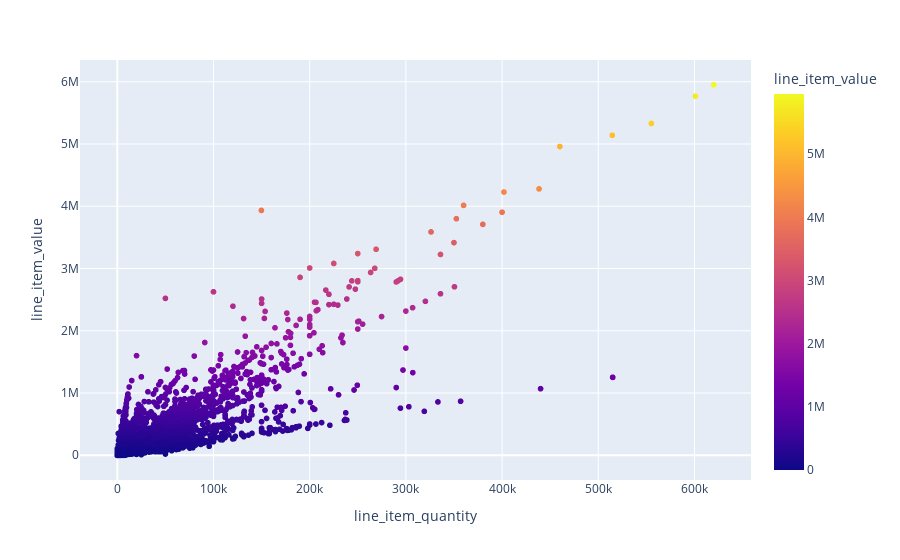

This figure's notebook cell:
### Markdown cell above
#### Observation 
* There is very small positive correlation between weight(kilogram) and freight_cost_(usd)
* Only if weight > 8kg freight price will increase

### Code cell
px.scatter(data_frame=df, x='line_item_quantity', y='line_item_value', color='line_item_value')

### Figure 1 — Plotly figure (JSON) as saved in the notebook; plotly's stock layout.template omitted (floating-point values rounded to 4 significant figures; data arrays with more than 128 entries replaced by an {"elided": "..."} marker saying what was removed)
{"data": [{"hovertemplate": "line_item_quantity=%{x}<br>line_item_value=%{marker.color}<extra></extra>", "legendgroup": "", "marker": {"color": {"elided": "10324 float values"}, "coloraxis": "coloraxis", "symbol": "circle"}, "mode": "markers", "name": "", "showlegend": false, "type": "scattergl", "x": {"elided": "10324 int values"}, "xaxis": "x", "y": {"elided": "10324 float values"}, "yaxis": "y"}], "layout": {"coloraxis": {"colorbar": {"title": {"text": "line_item_value"}}, "colorscale": [[0, "#0d0887"], [0.1111, "#46039f"], [0.2222, "#7201a8"], [0.3333, "#9c179e"], [0.4444, "#bd3786"], [0.5556, "#d8576b"], [0.6667, "#ed7953"], [0.7778, "#fb9f3a"], [0.8889, "#fdca26"], [1, "#f0f921"]]}, "legend": {"tracegroupgap": 0}, "margin": {"t": 60}, "xaxis": {"anchor": "y", "domain": [0, 1], "title": {"text": "line_item_quantity"}}, "yaxis": {"anchor": "x", "domain": [0, 1], "title": {"text": "line_item_value"}}}}
